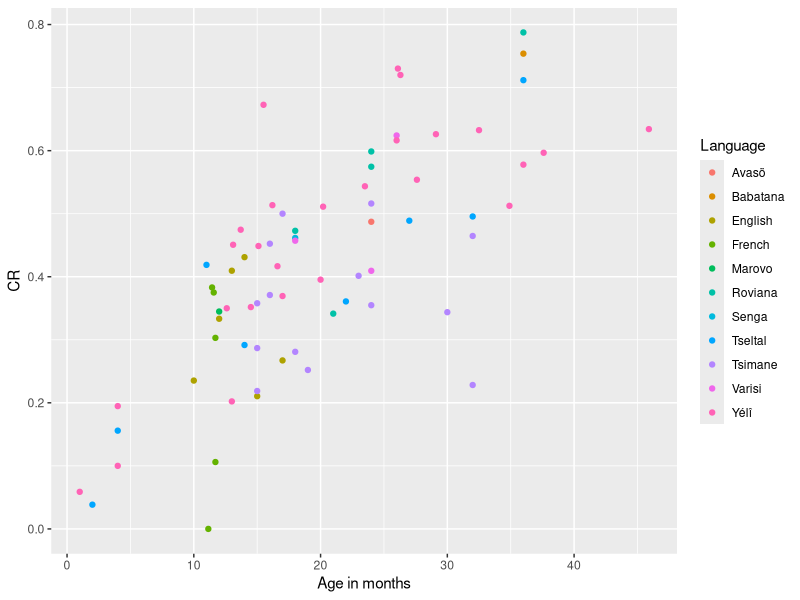
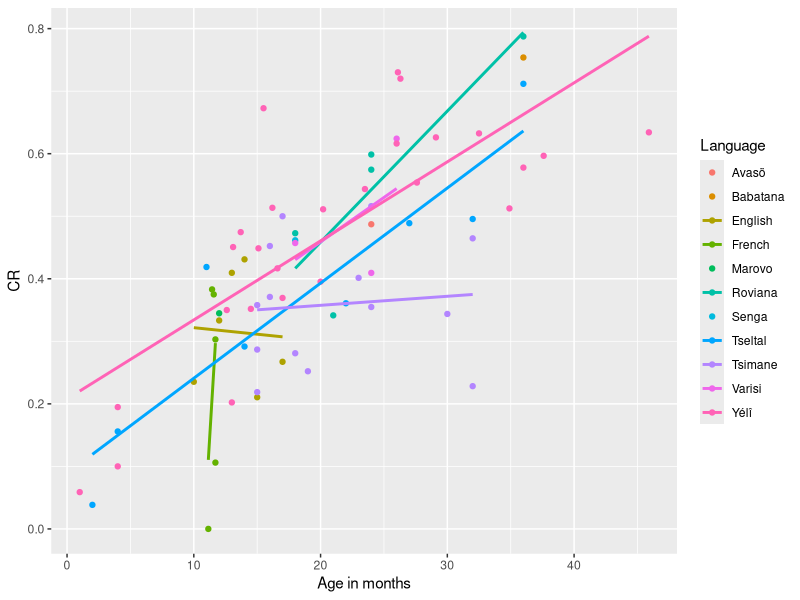

Write R code to recreate these figures, in order.
library(tidyverse)
all_data <- read_delim("./CR_alldata.csv", delim=';',col_types = cols(.default = "c"))
library(ggplot2)

data.sub <- subset(all_data, corpus != "Warlaumont" & corpus != "Cychosz" & `Age in months`<=50)
data.sub$CR=as.numeric(data.sub$CR)
data.sub$`Age in months`=as.numeric(data.sub$`Age in months`)

ggplot(data.sub, aes(x=`Age in months`, y=CR, color=Language)) +
  geom_point()

# Add regression lines
ggplot(data.sub, aes(x=`Age in months`, y=CR, color=Language)) +
  geom_point() + 
  geom_smooth(method=lm,se=FALSE)

